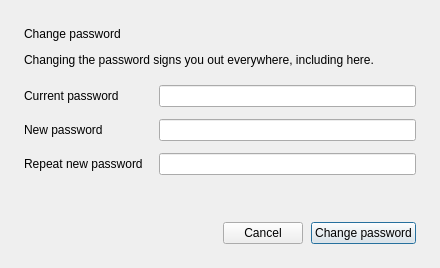
<?xml version="1.0" encoding="UTF-8"?>
<ui version="4.0">
 <class>PasswordDialog</class>
 <widget class="QDialog" name="PasswordDialog">
  <property name="minimumSize">
   <size>
    <width>440</width>
    <height>0</height>
   </size>
  </property>
  <property name="windowTitle">
   <string>Change password</string>
  </property>
  <property name="modal">
   <bool>true</bool>
  </property>
  <layout class="QVBoxLayout" name="column">
   <property name="spacing">
    <number>8</number>
   </property>
   <property name="leftMargin">
    <number>24</number>
   </property>
   <property name="topMargin">
    <number>24</number>
   </property>
   <property name="rightMargin">
    <number>24</number>
   </property>
   <property name="bottomMargin">
    <number>24</number>
   </property>
   <item>
    <widget class="QLabel" name="heading">
     <property name="text">
      <string>Change password</string>
     </property>
     <property name="role" stdset="0">
      <string>heading</string>
     </property>
    </widget>
   </item>
   <item>
    <widget class="QLabel" name="warning">
     <property name="text">
      <string>Changing the password signs you out everywhere, including here.</string>
     </property>
     <property name="wordWrap">
      <bool>true</bool>
     </property>
     <property name="hint" stdset="0">
      <bool>true</bool>
     </property>
    </widget>
   </item>
   <item>
    <spacer name="underHeading">
     <property name="orientation">
      <enum>Qt::Vertical</enum>
     </property>
     <property name="sizeType">
      <enum>QSizePolicy::Fixed</enum>
     </property>
     <property name="sizeHint" stdset="0">
      <size>
       <width>0</width>
       <height>8</height>
      </size>
     </property>
    </spacer>
   </item>
   <item>
    <layout class="QFormLayout" name="form">
     <property name="fieldGrowthPolicy">
      <enum>QFormLayout::AllNonFixedFieldsGrow</enum>
     </property>
     <property name="horizontalSpacing">
      <number>16</number>
     </property>
     <property name="verticalSpacing">
      <number>12</number>
     </property>
     <item row="0" column="0">
      <widget class="QLabel" name="currentLabel">
       <property name="text">
        <string>Current password</string>
       </property>
       <property name="buddy">
        <cstring>current</cstring>
       </property>
      </widget>
     </item>
     <item row="0" column="1">
      <widget class="QLineEdit" name="current">
       <property name="echoMode">
        <enum>QLineEdit::Password</enum>
       </property>
      </widget>
     </item>
     <item row="1" column="0">
      <widget class="QLabel" name="freshLabel">
       <property name="text">
        <string>New password</string>
       </property>
       <property name="buddy">
        <cstring>fresh</cstring>
       </property>
      </widget>
     </item>
     <item row="1" column="1">
      <widget class="QLineEdit" name="fresh">
       <property name="echoMode">
        <enum>QLineEdit::Password</enum>
       </property>
      </widget>
     </item>
     <item row="2" column="0">
      <widget class="QLabel" name="againLabel">
       <property name="text">
        <string>Repeat new password</string>
       </property>
       <property name="buddy">
        <cstring>again</cstring>
       </property>
      </widget>
     </item>
     <item row="2" column="1">
      <widget class="QLineEdit" name="again">
       <property name="echoMode">
        <enum>QLineEdit::Password</enum>
       </property>
      </widget>
     </item>
    </layout>
   </item>
   <item>
    <widget class="QLabel" name="problem">
     <property name="text">
      <string/>
     </property>
     <property name="wordWrap">
      <bool>true</bool>
     </property>
     <property name="hint" stdset="0">
      <bool>true</bool>
     </property>
    </widget>
   </item>
   <item>
    <spacer name="overButtons">
     <property name="orientation">
      <enum>Qt::Vertical</enum>
     </property>
     <property name="sizeType">
      <enum>QSizePolicy::Fixed</enum>
     </property>
     <property name="sizeHint" stdset="0">
      <size>
       <width>0</width>
       <height>12</height>
      </size>
     </property>
    </spacer>
   </item>
   <item>
    <layout class="QHBoxLayout" name="buttons">
     <property name="spacing">
      <number>8</number>
     </property>
     <item>
      <spacer name="push">
       <property name="orientation">
        <enum>Qt::Horizontal</enum>
       </property>
       <property name="sizeHint" stdset="0">
        <size>
         <width>40</width>
         <height>0</height>
        </size>
       </property>
      </spacer>
     </item>
     <item>
      <widget class="QPushButton" name="cancel">
       <property name="text">
        <string>Cancel</string>
       </property>
      </widget>
     </item>
     <item>
      <widget class="dv::ui::PrimaryButton" name="confirm">
       <property name="text">
        <string>Change password</string>
       </property>
       <property name="default">
        <bool>true</bool>
       </property>
      </widget>
     </item>
    </layout>
   </item>
  </layout>
 </widget>
 <customwidgets>
  <customwidget>
   <class>dv::ui::PrimaryButton</class>
   <extends>QPushButton</extends>
   <header>ui/components/buttons.hpp</header>
  </customwidget>
 </customwidgets>
 <tabstops>
  <tabstop>current</tabstop>
  <tabstop>fresh</tabstop>
  <tabstop>again</tabstop>
  <tabstop>cancel</tabstop>
  <tabstop>confirm</tabstop>
 </tabstops>
 <resources/>
 <connections>
  <connection>
   <sender>cancel</sender>
   <signal>clicked()</signal>
   <receiver>PasswordDialog</receiver>
   <slot>reject()</slot>
  </connection>
  <connection>
   <sender>confirm</sender>
   <signal>clicked()</signal>
   <receiver>PasswordDialog</receiver>
   <slot>accept()</slot>
  </connection>
 </connections>
</ui>
